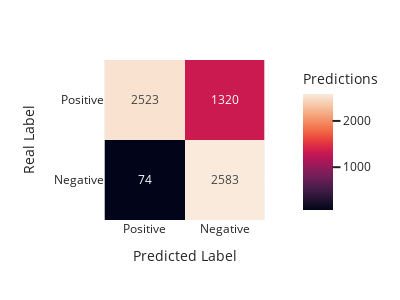

The notebook cell this image was saved under:
### Code cell
# model.load_state_dict(torch.load('models\LSTMHarmonic_weights_R3Currents.pth'))
print(conf_matrix_total)
metrics = conf_matrix_metrics(conf_matrix_total)
print_metrics(metrics)
plot_confusion_matrix(metrics)

### Figure 1 — Plotly figure (JSON) as saved in the notebook; plotly's stock layout.template omitted (floating-point values rounded to 4 significant figures)
{"data": [{"coloraxis": "coloraxis", "hovertemplate": "Predicted Label: %{x}<br>Real Label: %{y}<br>Predictions: %{z}<extra></extra>", "name": "0", "texttemplate": "%{z}", "type": "heatmap", "x": ["Positive", "Negative"], "xaxis": "x", "y": ["Positive", "Negative"], "yaxis": "y", "z": [[2523, 1320], [74, 2583]]}], "layout": {"coloraxis": {"colorbar": {"title": {"text": "Predictions"}}, "colorscale": [[0, "rgb(2,4,25)"], [0.0625, "rgb(24,15,41)"], [0.125, "rgb(47,23,57)"], [0.1875, "rgb(71,28,72)"], [0.25, "rgb(97,30,82)"], [0.3125, "rgb(123,30,89)"], [0.375, "rgb(150,27,91)"], [0.4375, "rgb(177,22,88)"], [0.5, "rgb(203,26,79)"], [0.5625, "rgb(223,47,67)"], [0.625, "rgb(236,76,61)"], [0.6875, "rgb(242,107,73)"], [0.75, "rgb(244,135,95)"], [0.8125, "rgb(245,162,122)"], [0.875, "rgb(246,188,153)"], [0.9375, "rgb(247,212,187)"], [1, "rgb(250,234,220)"]]}, "height": 300, "margin": {"t": 60}, "width": 400, "xaxis": {"anchor": "y", "constrain": "domain", "domain": [0, 1], "scaleanchor": "y", "title": {"text": "Predicted Label"}}, "yaxis": {"anchor": "x", "autorange": "reversed", "constrain": "domain", "domain": [0, 1], "title": {"text": "Real Label"}}}}
